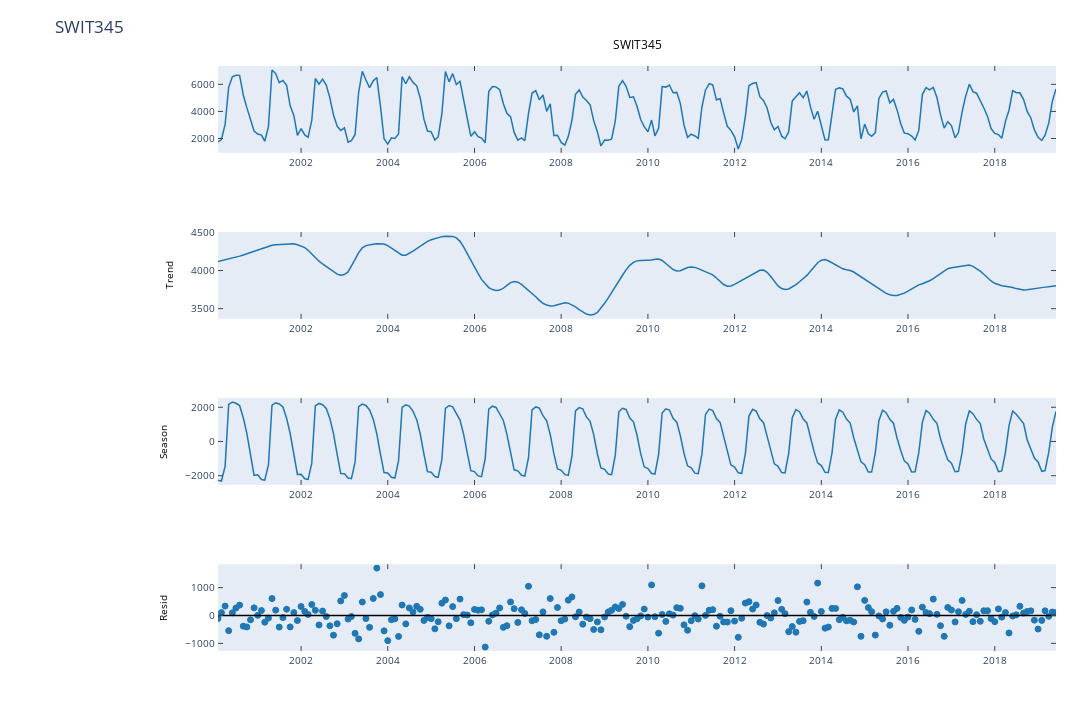

Here is the notebook cell this chart was saved with:
### Code cell
configure_plotly_browser_state()
STL_rob_decomp_interactive_df(mean_modis, 'SWIT345',['Robust','Non-Robust'])

### Figure 1 — Plotly figure (JSON) as saved in the notebook; plotly's stock layout.template omitted (floating-point values rounded to 4 significant figures; data arrays with more than 128 entries replaced by an {"elided": "..."} marker saying what was removed)
{"data": [{"name": "_line0", "yaxis": "y", "mode": "lines", "xaxis": "x", "y": {"elided": "233 float values"}, "x": {"elided": "233 str values"}, "line": {"color": "rgba (31, 119, 180, 1)", "dash": "solid", "width": 1.5}, "type": "scatter"}, {"name": "_line0", "yaxis": "y2", "mode": "lines", "xaxis": "x2", "y": {"elided": "233 float values"}, "x": {"elided": "233 str values"}, "line": {"color": "rgba (31, 119, 180, 1)", "dash": "solid", "width": 1.5}, "type": "scatter"}, {"name": "_line0", "yaxis": "y3", "mode": "lines", "xaxis": "x3", "y": {"elided": "233 float values"}, "x": {"elided": "233 str values"}, "line": {"color": "rgba (31, 119, 180, 1)", "dash": "solid", "width": 1.5}, "type": "scatter"}, {"name": "_line0", "yaxis": "y4", "y": {"elided": "233 float values"}, "mode": "markers", "xaxis": "x4", "marker": {"color": "#1F77B4", "opacity": 1, "line": {"color": "#1F77B4", "width": 1}, "symbol": "circle", "size": 6}, "x": {"elided": "233 str values"}, "type": "scatter"}, {"name": "_line1", "yaxis": "y4", "mode": "lines", "xaxis": "x4", "y": [0, 0], "x": ["2000-02-01 00:00:00", "2019-06-01 00:00:00"], "line": {"color": "rgba (0, 0, 0, 1)", "dash": "solid", "width": 1.5}, "type": "scatter"}], "layout": {"autosize": false, "xaxis2": {"tickfont": {"size": 10}, "domain": [0, 1], "ticks": "inside", "showgrid": false, "range": ["2000-02-01 00:00:00", "2019-06-01 00:00:00"], "mirror": "ticks", "zeroline": false, "showline": true, "nticks": 11, "type": "date", "anchor": "y2", "side": "bottom"}, "xaxis": {"tickfont": {"size": 10}, "domain": [0, 1], "ticks": "inside", "showgrid": false, "range": ["2000-02-01 00:00:00", "2019-06-01 00:00:00"], "mirror": "ticks", "zeroline": false, "showline": true, "nticks": 11, "type": "date", "anchor": "y", "side": "bottom"}, "title": {"text": "SWIT345"}, "yaxis": {"tickfont": {"size": 10}, "domain": [0.8515, 1], "ticks": "inside", "showgrid": false, "range": [938.9, 7354.0], "mirror": "ticks", "zeroline": false, "showline": true, "nticks": 5, "type": "linear", "anchor": "x", "side": "left"}, "xaxis4": {"tickfont": {"size": 10}, "domain": [0, 1], "ticks": "inside", "showgrid": false, "range": ["2000-02-01 00:00:00", "2019-06-01 00:00:00"], "mirror": "ticks", "zeroline": false, "showline": true, "nticks": 11, "type": "date", "anchor": "y4", "side": "bottom"}, "xaxis3": {"tickfont": {"size": 10}, "domain": [0, 1], "ticks": "inside", "showgrid": false, "range": ["2000-02-01 00:00:00", "2019-06-01 00:00:00"], "mirror": "ticks", "zeroline": false, "showline": true, "nticks": 11, "type": "date", "anchor": "y3", "side": "bottom"}, "showlegend": false, "height": 720, "width": 1440, "yaxis2": {"tickfont": {"size": 10}, "domain": [0.5677, 0.7162], "title": {"text": "Trend", "font": {"color": "#000000", "size": 10}}, "ticks": "inside", "showgrid": false, "range": [3366.0, 4505.0], "mirror": "ticks", "zeroline": false, "showline": true, "nticks": 5, "type": "linear", "anchor": "x2", "side": "left"}, "yaxis3": {"tickfont": {"size": 10}, "domain": [0.2838, 0.4323], "title": {"text": "Season", "font": {"color": "#000000", "size": 10}}, "ticks": "inside", "showgrid": false, "range": [-2541.0, 2535.0], "mirror": "ticks", "zeroline": false, "showline": true, "nticks": 5, "type": "linear", "anchor": "x3", "side": "left"}, "yaxis4": {"tickfont": {"size": 10}, "domain": [0, 0.1485], "title": {"text": "Resid", "font": {"color": "#000000", "size": 10}}, "ticks": "inside", "showgrid": false, "range": [-1274.0, 1842.0], "mirror": "ticks", "zeroline": false, "showline": true, "nticks": 5, "type": "linear", "anchor": "x4", "side": "left"}, "hovermode": "closest", "margin": {"r": 36, "b": 69, "pad": 0, "l": 218, "t": 66}, "annotations": [{"yanchor": "bottom", "xref": "paper", "xanchor": "center", "yref": "paper", "text": "SWIT345", "y": 1.019, "x": 0.5, "font": {"color": "#000000", "size": 12}, "showarrow": false}]}}
